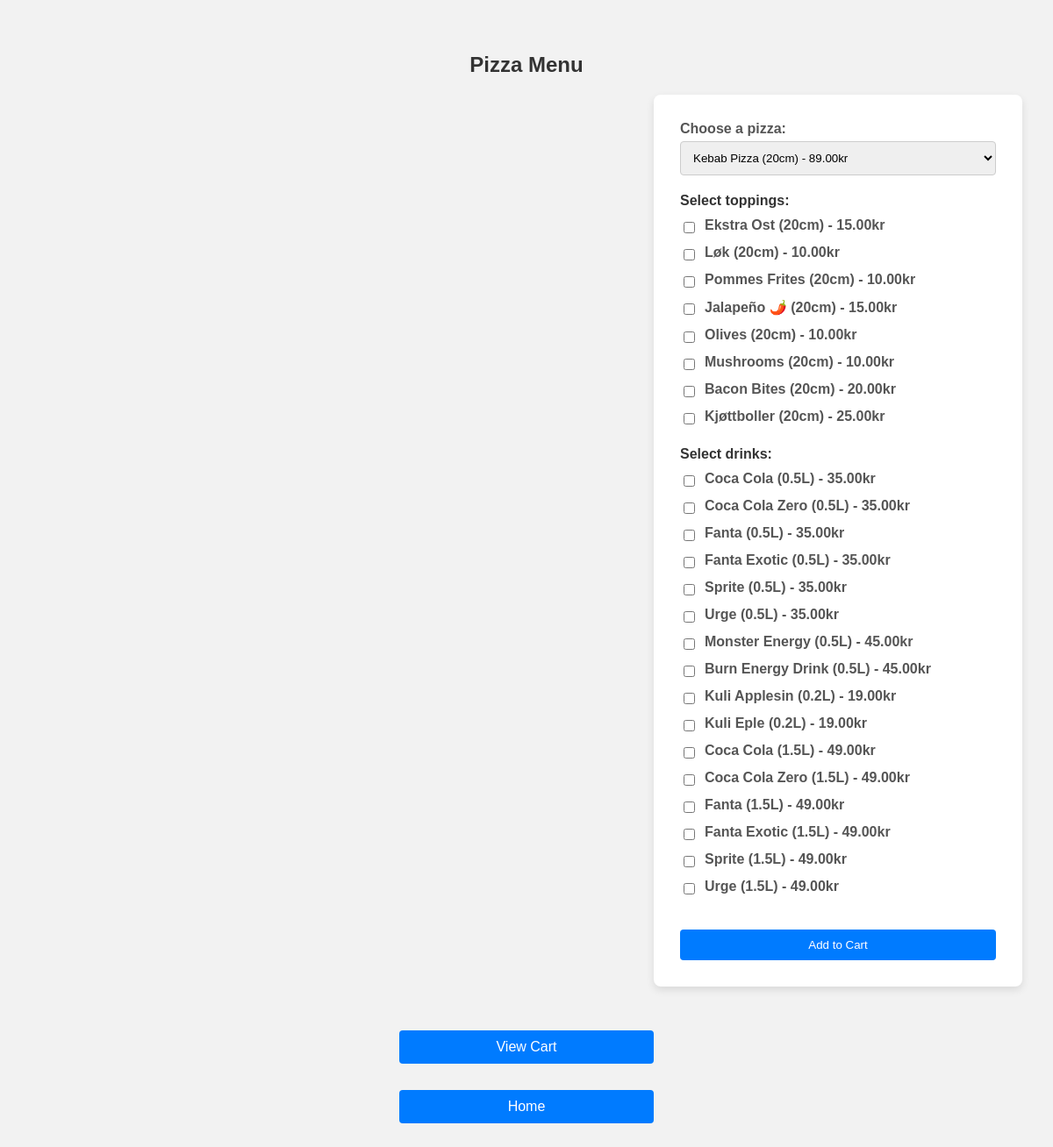
The app's page /menu/ with its own data.
### menu/models.py (models this page shows, shortened)
class Topping(models.Model):
        name = models.CharField(max_length=20)
        size = models.ForeignKey(Size, on_delete=models.CASCADE)
        price = models.DecimalField(max_digits=5, decimal_places=2)

class Size(models.Model):
    name = models.CharField(max_length=20) #small, med , large , extra large

class Drink(models.Model):
    name = models.CharField(max_length=20)
    size = models.CharField(max_length=20)
    price = models.DecimalField(max_digits=5, decimal_places=2)

### menu/views.py (the view)
# urls.py: path('', views.menu_view, name='menu'),
def menu_view(request):
    pizzas = Pizza.objects.all()
    drinks = Drink.objects.all()
    toppings = Topping.objects.all()
    return render(request, 'menu/menu.html', {
        'pizzas': pizzas,
        'drinks': drinks,
        'toppings': toppings,
    })

### menu/templates/menu/menu.html (shortened to what this page needs)
{% load static %}
<!DOCTYPE html>
<html lang="en">
<head>
    <link rel="stylesheet" href="{% static 'css/style.css' %}">
</head>
<body>
    <h2>Pizza Menu</h2>
    <div class="form-wrapper" style="max-width: 1000px; margin: 0 auto 0 705px;">
        <form method="post" action="{% url 'add_to_cart' %}">
            <div class="form-group">
                <label for="pizza"><strong>Choose a pizza:</strong></label>
                <select name="pizza_id" id="pizza" onchange="filterToppingsBySize()">
                    {% for pizza in pizzas %}
                        <option value="{{ pizza.id }}" data-size="{{ pizza.size.name }}">
                            {{ pizza.name }} ({{ pizza.size.name }}) - {{ pizza.price }}kr
                        </option>
                    {% endfor %}
                </select>
            </div>
            <div class="form-group">
                <p class="section-title">Select toppings:</p>
                {% for topping in toppings %}
                    <div class="checkbox-line topping-option" data-size="{{ topping.size.name }}">
                        <input type="checkbox" name="toppings" value="{{ topping.id }}" id="topping_{{ topping.id }}">
                        <label for="topping_{{ topping.id }}">
                            {{ topping.name }} ({{ topping.size.name }}) - {{ topping.price }}kr
                        </label>
                    </div>
                {% endfor %}
            </div>
            <div class="form-group">
                <p class="section-title">Select drinks:</p>
                {% for drink in drinks %}
                    <div class="checkbox-line">
                        <input type="checkbox" name="drinks" value="{{ drink.id }}" id="drink_{{ drink.id }}">
                        <label for="drink_{{ drink.id }}">
                            {{ drink.name }} ({{ drink.size }}) - {{ drink.price }}kr
                        </label>
                    </div>
                {% endfor %}
            </div>
            <button type="submit">Add to Cart</button>
        </form>
    </div>
    <div class="button-group" style="margin-top: 30px;">
        <a href="{% url 'cart' %}" style="width: 70%; max-width: 250px;">View Cart</a>
        <a href="{% url 'landing' %}" style="width: 70%; max-width: 250px;">Home</a>
    </div>
</body>
</html>

### menu/static/css/style.css (style rules this page uses)
body { font-family: Arial, sans-serif; background-color: #f2f2f2; padding: 40px; margin: 0; }
h1, h2 { color: #333; text-align: center; }
form { background: #fff; padding: 30px; border-radius: 8px; max-width: 360px; width: 100%; box-shadow: 0 4px 10px rgba(0, 0, 0, 0.1); text-align: left; }
.form-group { margin-bottom: 15px; }
.form-group label { display: block; margin-bottom: 5px; font-weight: bold; color: #555; }
input[type="text"], input[type="password"], input[type="email"], select { width: 100%; padding: 10px; border: 1px solid #ccc; border-radius: 4px; box-sizing: border-box; }
button, a { display: inline-block; margin-top: 20px; padding: 10px 20px; background-color: #007bff; color: white; text-decoration: none; border: none; border-radius: 4px; cursor: pointer; text-align: center; width: 100%; }
.button-group { display: flex; flex-direction: column; align-items: center; gap: 10px; }
.checkbox-line { display: flex; align-items: center; gap: 8px; margin-bottom: 8px; }
.section-title { font-weight: bold; margin: 20px 0 10px; color: #333; }

### menu/templates/menu/menu.html (style rules this page uses)
.form-wrapper { max-width: 500px; margin: 0 auto; }

### records on screen
Topping: name "Ekstra Ost", size.name "20cm", price "15.00"
Topping: name "Løk", size.name "20cm", price "10.00"
Topping: name "Pommes Frites", size.name "20cm", price "10.00"
Topping: name "Jalapeño 🌶️", size.name "20cm", price "15.00"
Topping: name "Olives", size.name "20cm", price "10.00"
Topping: name "Mushrooms", size.name "20cm", price "10.00"
Topping: name "Bacon Bites", size.name "20cm", price "20.00"
Topping: name "Kjøttboller", size.name "20cm", price "25.00"
Drink: name "Coca Cola", size "0.5L", price "35.00"
Drink: name "Coca Cola Zero", size "0.5L", price "35.00"
Drink: name "Fanta", size "0.5L", price "35.00"
Drink: name "Fanta Exotic", size "0.5L", price "35.00"
Drink: name "Sprite", size "0.5L", price "35.00"
Drink: name "Urge", size "0.5L", price "35.00"
Drink: name "Monster Energy", size "0.5L", price "45.00"
Drink: name "Burn Energy Drink", size "0.5L", price "45.00"
Drink: name "Kuli Applesin", size "0.2L", price "19.00"
Drink: name "Kuli Eple", size "0.2L", price "19.00"
Drink: name "Coca Cola", size "1.5L", price "49.00"
Drink: name "Coca Cola Zero", size "1.5L", price "49.00"
Drink: name "Fanta", size "1.5L", price "49.00"
Drink: name "Fanta Exotic", size "1.5L", price "49.00"
Drink: name "Sprite", size "1.5L", price "49.00"
Drink: name "Urge", size "1.5L", price "49.00"

### other values on screen
form field pizza_id "Kebab Pizza (20cm) - 89.00kr"
